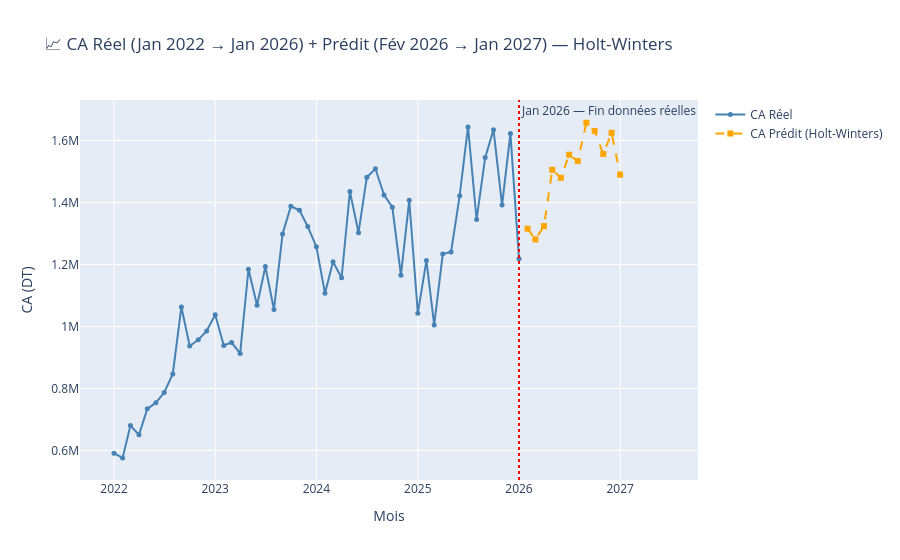

The cell this chart's notebook holds for it:
### Markdown cell above
## 13. Visualisation finale — Réel + Prédit sur un seul graphe

### Code cell
import plotly.graph_objects as go

fig = go.Figure()

# CA réel
fig.add_trace(go.Scatter(
    x=ts.index, y=ts.values,
    name='CA Réel',
    mode='lines+markers',
    line=dict(color='steelblue', width=2),
    marker=dict(size=5)
))

# CA prédit
fig.add_trace(go.Scatter(
    x=forecast_12.index, y=forecast_12.values,
    name=f'CA Prédit ({best_name})',
    mode='lines+markers',
    line=dict(color='orange', width=2, dash='dash'),
    marker=dict(size=6, symbol='square')
))

# Ligne de coupure
fig.add_vline(
    x=last_date.timestamp() * 1000,
    line_dash='dot', line_color='red',
    annotation_text=f'{last_date.strftime("%b %Y")} — Fin données réelles'
)

fig.update_layout(
    title=f'📈 CA Réel (Jan 2022 → Jan 2026) + Prédit (Fév 2026 → Jan 2027) — {best_name}',
    xaxis_title='Mois',
    yaxis_title='CA (DT)',
    hovermode='x unified',
    height=500
)
fig.show()

### Figure 1 — Plotly figure (JSON) as saved in the notebook; plotly's stock layout.template omitted (floating-point values rounded to 4 significant figures)
{"data": [{"line": {"color": "steelblue", "width": 2}, "marker": {"size": 5}, "mode": "lines+markers", "name": "CA Réel", "type": "scatter", "x": ["2022-01-01T00:00:00", "2022-02-01T00:00:00", "2022-03-01T00:00:00", "2022-04-01T00:00:00", "2022-05-01T00:00:00", "2022-06-01T00:00:00", "2022-07-01T00:00:00", "2022-08-01T00:00:00", "2022-09-01T00:00:00", "2022-10-01T00:00:00", "2022-11-01T00:00:00", "2022-12-01T00:00:00", "2023-01-01T00:00:00", "2023-02-01T00:00:00", "2023-03-01T00:00:00", "2023-04-01T00:00:00", "2023-05-01T00:00:00", "2023-06-01T00:00:00", "2023-07-01T00:00:00", "2023-08-01T00:00:00", "2023-09-01T00:00:00", "2023-10-01T00:00:00", "2023-11-01T00:00:00", "2023-12-01T00:00:00", "2024-01-01T00:00:00", "2024-02-01T00:00:00", "2024-03-01T00:00:00", "2024-04-01T00:00:00", "2024-05-01T00:00:00", "2024-06-01T00:00:00", "2024-07-01T00:00:00", "2024-08-01T00:00:00", "2024-09-01T00:00:00", "2024-10-01T00:00:00", "2024-11-01T00:00:00", "2024-12-01T00:00:00", "2025-01-01T00:00:00", "2025-02-01T00:00:00", "2025-03-01T00:00:00", "2025-04-01T00:00:00", "2025-05-01T00:00:00", "2025-06-01T00:00:00", "2025-07-01T00:00:00", "2025-08-01T00:00:00", "2025-09-01T00:00:00", "2025-10-01T00:00:00", "2025-11-01T00:00:00", "2025-12-01T00:00:00", "2026-01-01T00:00:00"], "y": [591400.0, 576100.0, 680200.0, 650800.0, 734300.0, 754300.0, 787000.0, 847000.0, 1063000.0, 937200.0, 957100.0, 985700.0, 1038000.0, 939000.0, 948300.0, 913200.0, 1185000.0, 1069000.0, 1193000.0, 1055000.0, 1299000.0, 1388000.0, 1375000.0, 1323000.0, 1257000.0, 1108000.0, 1209000.0, 1157000.0, 1436000.0, 1303000.0, 1482000.0, 1509000.0, 1425000.0, 1385000.0, 1166000.0, 1407000.0, 1043000.0, 1213000.0, 1005000.0, 1234000.0, 1241000.0, 1422000.0, 1644000.0, 1345000.0, 1545000.0, 1635000.0, 1392000.0, 1623000.0, 1218000.0]}, {"line": {"color": "orange", "dash": "dash", "width": 2}, "marker": {"size": 6, "symbol": "square"}, "mode": "lines+markers", "name": "CA Prédit (Holt-Winters)", "type": "scatter", "x": ["2026-02-01T00:00:00", "2026-03-01T00:00:00", "2026-04-01T00:00:00", "2026-05-01T00:00:00", "2026-06-01T00:00:00", "2026-07-01T00:00:00", "2026-08-01T00:00:00", "2026-09-01T00:00:00", "2026-10-01T00:00:00", "2026-11-01T00:00:00", "2026-12-01T00:00:00", "2027-01-01T00:00:00"], "y": [1316000.0, 1281000.0, 1324000.0, 1506000.0, 1480000.0, 1554000.0, 1534000.0, 1658000.0, 1631000.0, 1557000.0, 1625000.0, 1490000.0]}], "layout": {"annotations": [{"showarrow": false, "text": "Jan 2026 — Fin données réelles", "x": 1767225600000, "xanchor": "left", "xref": "x", "y": 1, "yanchor": "top", "yref": "y domain"}], "autosize": true, "hovermode": "x unified", "shapes": [{"line": {"color": "red", "dash": "dot"}, "type": "line", "x0": 1767225600000, "x1": 1767225600000, "xref": "x", "y0": 0, "y1": 1, "yref": "y domain"}], "title": {"text": "📈 CA Réel (Jan 2022 → Jan 2026) + Prédit (Fév 2026 → Jan 2027) — Holt-Winters"}, "xaxis": {"autorange": true, "range": ["2021-07-02 15:16:13.1795", "2030-02-28 09:59:43.2869"], "title": {"text": "Mois"}, "type": "date"}, "yaxis": {"autorange": true, "range": [502500.0, 1734000.0], "title": {"text": "CA (DT)"}, "type": "linear"}}}
